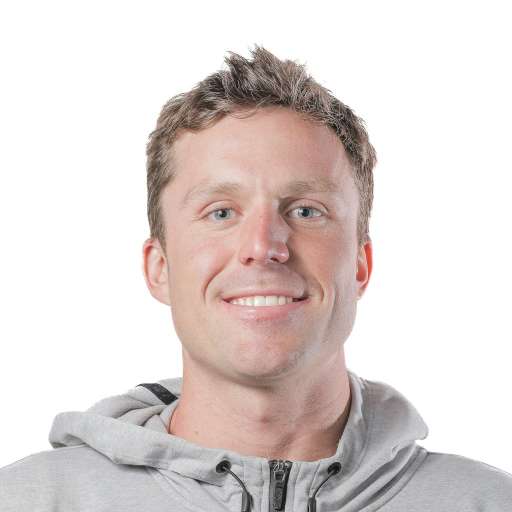
#> input picture 30-Graham scan(Convex Hull) and contours using open cv/Pearson.jpg, 1024 x 1024 px (shown at 1/2 size)
$ jupyter execute --allow-errors 'Graham scan(Convex Hull) and contours using open cv.ipynb'
#> lines starting #> are read from the running program, lines starting #| are printed output that depends on the picture; after the words box and inside, x2 and y2 are one past the last pixel; in counts of white or black regions, pixels touching at a corner belong together
[cell 1]
import cv2
import matplotlib.pyplot as plt

# Read the image in grayscale mode
img = cv2.imread('Pearson.jpg')
#> img is the input picture: shape (1024, 1024, 3); mean B, G, R 210.7, 213.2, 222.8

# Convert the image to grayscale

img = cv2.cvtColor(img, cv2.COLOR_BGR2GRAY)
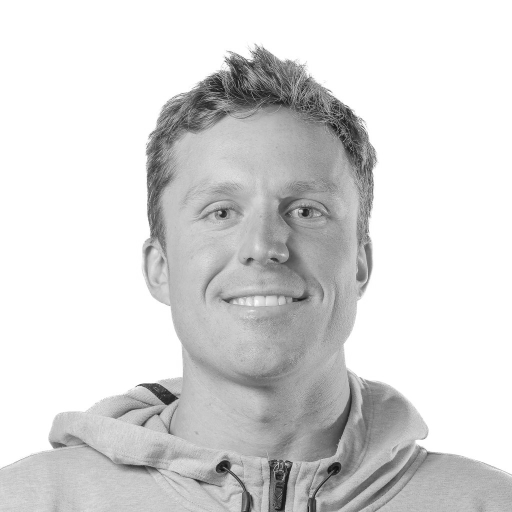
#> img: shape (1024, 1024) (shown at 1/2 size); min 0, max 255, mean 215.8

# Resize the image
img = cv2.resize(img, (650, 500))
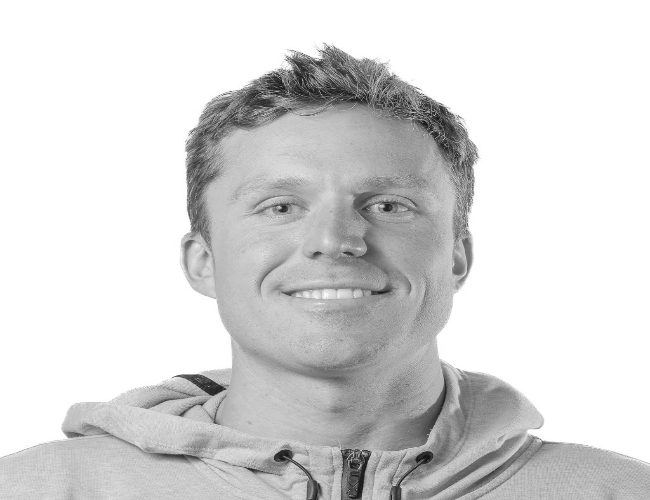
#> img: shape (500, 650); min 15, max 255, mean 215.7

# Apply binary thresholding
_, threshold = cv2.threshold(img, 50, 255, cv2.THRESH_BINARY)
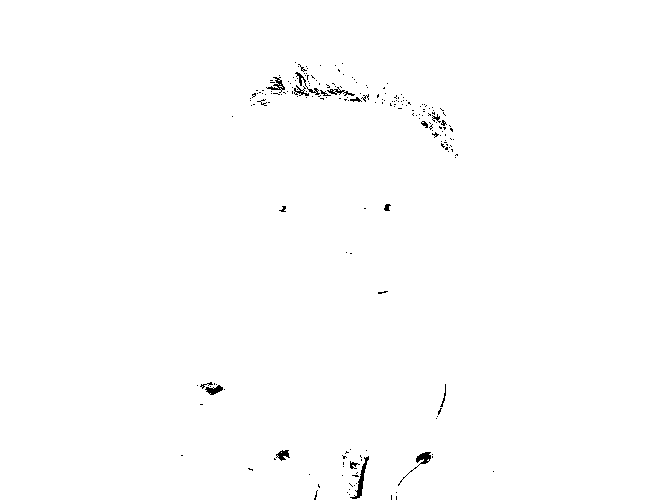
#> threshold: shape (500, 650); 99.5% white; black in thin lines or dots, all inside (x1, y1, x2, y2) = (181, 62, 494, 500)

#> (the rest of this cell did not finish here and is left out)
